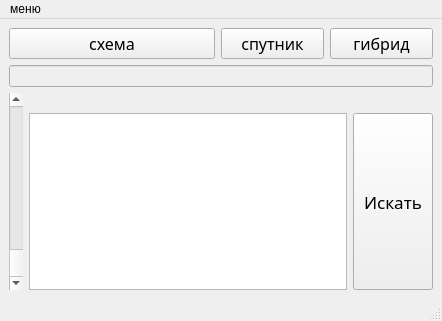
<?xml version="1.0" encoding="UTF-8"?>
<ui version="4.0">
 <class>MainWindow</class>
 <widget class="QMainWindow" name="MainWindow">
  <property name="geometry">
   <rect>
    <x>0</x>
    <y>0</y>
    <width>442</width>
    <height>321</height>
   </rect>
  </property>
  <property name="font">
   <font>
    <weight>50</weight>
    <italic>false</italic>
    <bold>false</bold>
    <underline>false</underline>
    <strikeout>false</strikeout>
   </font>
  </property>
  <property name="cursor">
   <cursorShape>PointingHandCursor</cursorShape>
  </property>
  <property name="windowTitle">
   <string>MainWindow</string>
  </property>
  <widget class="QWidget" name="centralwidget">
   <layout class="QGridLayout" name="gridLayout">
    <item row="0" column="0" colspan="4">
     <layout class="QGridLayout" name="gridLayout_2">
      <item row="0" column="0" colspan="2">
       <widget class="QPushButton" name="pushButton_sxema">
        <property name="sizePolicy">
         <sizepolicy hsizetype="Preferred" vsizetype="Preferred">
          <horstretch>0</horstretch>
          <verstretch>0</verstretch>
         </sizepolicy>
        </property>
        <property name="font">
         <font>
          <family>Microsoft PhagsPa</family>
          <pointsize>12</pointsize>
         </font>
        </property>
        <property name="cursor">
         <cursorShape>PointingHandCursor</cursorShape>
        </property>
        <property name="text">
         <string>схема</string>
        </property>
       </widget>
      </item>
      <item row="0" column="2">
       <widget class="QPushButton" name="pushButton_sputnik">
        <property name="sizePolicy">
         <sizepolicy hsizetype="Preferred" vsizetype="Preferred">
          <horstretch>0</horstretch>
          <verstretch>0</verstretch>
         </sizepolicy>
        </property>
        <property name="font">
         <font>
          <family>Microsoft PhagsPa</family>
          <pointsize>12</pointsize>
         </font>
        </property>
        <property name="cursor">
         <cursorShape>PointingHandCursor</cursorShape>
        </property>
        <property name="text">
         <string>спутник</string>
        </property>
       </widget>
      </item>
      <item row="0" column="3">
       <widget class="QPushButton" name="pushButton_gibrid">
        <property name="sizePolicy">
         <sizepolicy hsizetype="Preferred" vsizetype="Preferred">
          <horstretch>0</horstretch>
          <verstretch>0</verstretch>
         </sizepolicy>
        </property>
        <property name="font">
         <font>
          <family>Microsoft PhagsPa</family>
          <pointsize>12</pointsize>
         </font>
        </property>
        <property name="cursor">
         <cursorShape>PointingHandCursor</cursorShape>
        </property>
        <property name="text">
         <string>гибрид</string>
        </property>
       </widget>
      </item>
      <item row="1" column="0" colspan="4">
       <widget class="QLineEdit" name="lineEdit">
        <property name="enabled">
         <bool>false</bool>
        </property>
        <property name="dragEnabled">
         <bool>false</bool>
        </property>
        <property name="readOnly">
         <bool>true</bool>
        </property>
       </widget>
      </item>
     </layout>
    </item>
    <item row="2" column="1" colspan="2">
     <widget class="QTextEdit" name="textEdit"/>
    </item>
    <item row="1" column="0" rowspan="2">
     <widget class="QScrollBar" name="scroll">
      <property name="sizePolicy">
       <sizepolicy hsizetype="Fixed" vsizetype="Preferred">
        <horstretch>0</horstretch>
        <verstretch>0</verstretch>
       </sizepolicy>
      </property>
      <property name="font">
       <font>
        <weight>50</weight>
        <italic>false</italic>
        <bold>false</bold>
        <strikeout>false</strikeout>
       </font>
      </property>
      <property name="cursor">
       <cursorShape>ClosedHandCursor</cursorShape>
      </property>
      <property name="orientation">
       <enum>Qt::Vertical</enum>
      </property>
      <property name="invertedAppearance">
       <bool>true</bool>
      </property>
     </widget>
    </item>
    <item row="1" column="1" colspan="3">
     <widget class="QLabel" name="map">
      <property name="sizePolicy">
       <sizepolicy hsizetype="Preferred" vsizetype="Preferred">
        <horstretch>0</horstretch>
        <verstretch>0</verstretch>
       </sizepolicy>
      </property>
      <property name="cursor">
       <cursorShape>CrossCursor</cursorShape>
      </property>
      <property name="text">
       <string/>
      </property>
      <property name="scaledContents">
       <bool>true</bool>
      </property>
     </widget>
    </item>
    <item row="2" column="3">
     <widget class="QPushButton" name="pushButton_find">
      <property name="sizePolicy">
       <sizepolicy hsizetype="Fixed" vsizetype="Expanding">
        <horstretch>0</horstretch>
        <verstretch>0</verstretch>
       </sizepolicy>
      </property>
      <property name="font">
       <font>
        <family>Segoe Print</family>
        <pointsize>13</pointsize>
       </font>
      </property>
      <property name="cursor">
       <cursorShape>PointingHandCursor</cursorShape>
      </property>
      <property name="text">
       <string>Искать</string>
      </property>
     </widget>
    </item>
   </layout>
  </widget>
  <widget class="QStatusBar" name="statusbar"/>
  <widget class="QMenuBar" name="menuBar">
   <property name="geometry">
    <rect>
     <x>0</x>
     <y>0</y>
     <width>442</width>
     <height>26</height>
    </rect>
   </property>
   <widget class="QMenu" name="menu">
    <property name="title">
     <string>меню</string>
    </property>
    <addaction name="action"/>
   </widget>
   <addaction name="menu"/>
  </widget>
  <action name="action">
   <property name="text">
    <string>Сброс поискового результата</string>
   </property>
  </action>
 </widget>
 <resources/>
 <connections/>
</ui>
